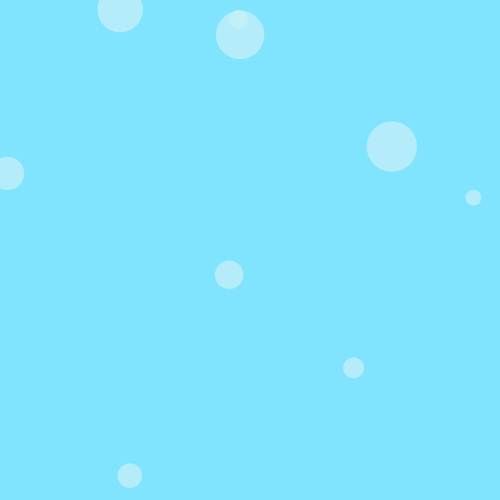
Frame 1 (no input)
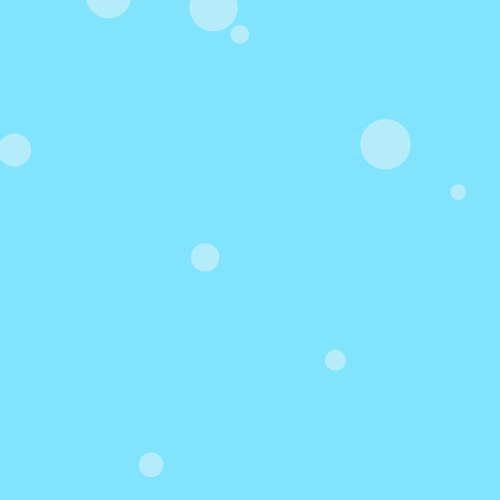
Frame 60 (the mouse pressed at the canvas centre just before this capture)
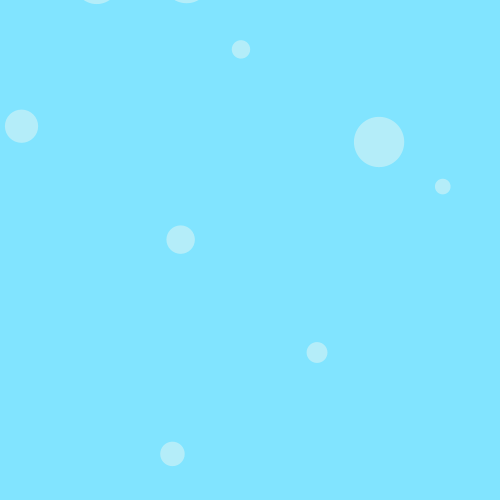
Frame 120 (the mouse held since frame 60 and released just before this capture)

The Processing sketch that drew these frames (run headless with seeded random() and noise(); from frame 60 on, the mouse is pressed at the canvas centre):

// Processing sketch: processing_157439
// ── processing_157439.pde

int nBalls = 10;
int r = 129;
int g = 228;
int b = 255;
int shade = 60;

class Ball {
  float x, y;
  float vx, vy;
  float s;
  float shade;
}
Ball[] balls = new Ball[nBalls];

void setup() {
  size(500,500);
  background(0);
  fill(200,241,247,random(53,255));
  for (int i = 1; i < nBalls; i++) {
    balls[i] = new Ball();
    balls[i].x = random(width);
    balls[i].y = random(height);
    balls[i].s = random(10,50)+5;
    balls[i].vx = random(1.0)-0.5;
    balls[i].vy = random(1.0)-0.5;
  }
}  
void draw() {
  background(r,g,b,shade);
  noStroke();
  for (int a = 1; a < nBalls; a++) {
    ellipse(balls[a].x, balls[a].y , balls[a].s, balls[a].s);
      balls[a].x = balls[a].x+balls[a].vx;
      balls[a].y = balls[a].y+balls[a].vy;
      
    /*if (balls[a].x > width) {
      balls[a].vx = -balls[a].vy;
      balls[a].vy = -balls[a].vx;
    }
    else if (balls[a].x < 0) {
      balls[a].vx = -balls[a].vy;
      balls[a].vy = -balls[a].vx;
    }
    else if (balls[a].y < 0) {
      balls[a].vx = -balls[a].vy;
      balls[a].vy = -balls[a].vx;
    }
    else if (balls[a].y > height) {
      balls[a].vx = -balls[a].vy;
      balls[a].vy = -balls[a].vx;
    }*/
  }
}
